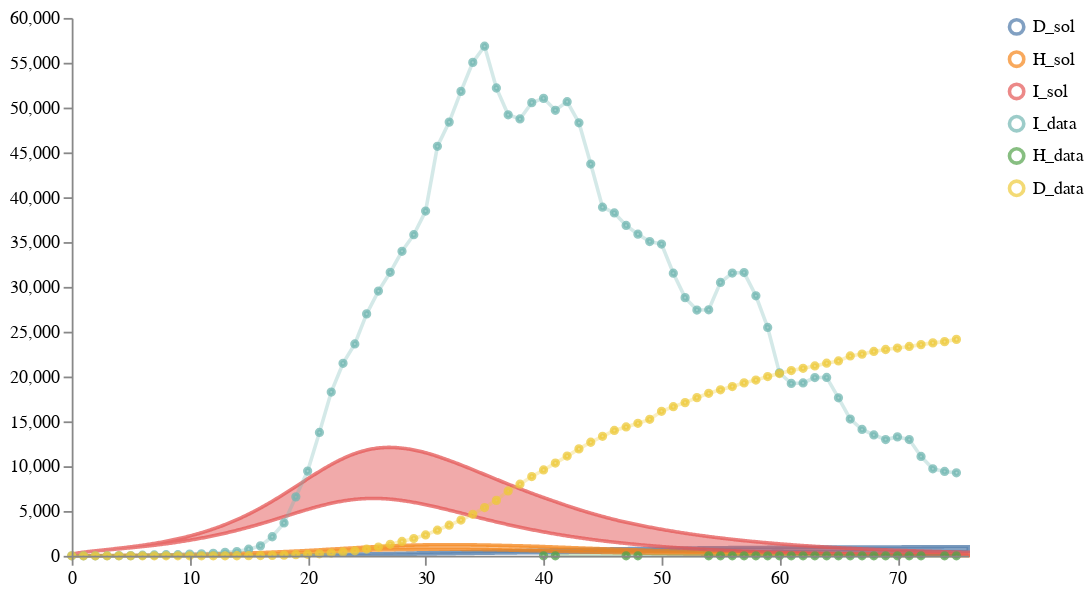

Notebook cell for this chart:
### Markdown cell above
## (A) Calibrate and sample an ensemble of one model

### Code cell
num_samples = 100
models = [model3]
data_location = DATA_PATH + "NYS_T1_forecast3.csv"
weights = [1]
solution_mappings = [{"I": "infected", "H": "hospitalized", "D": "dead"}]

# Run the calibration and sampling
result3A = load_and_calibrate_and_sample_ensemble_model(
    models,
    data_location,
    weights,
    solution_mappings,
    num_samples,
    timepoints3,
    verbose=True,
    total_population=19340000,
    num_iterations=N_ITERATIONS,
    time_unit="days",
    visual_options={"title": "Calibrated Ensemble", "keep":".*_sol"}
)

# # Save results
# result3A["data"].to_csv("../../notebook/ensemble_eval_sa/ensemble_results/partI_ensemble_of_one_results.csv", index=False)
# result3A["quantiles"].to_csv("../../notebook/ensemble_eval_sa/ensemble_results/partI_ensemble_of_one_quantiles.csv", index=False)

# Plot results
schema = plots.trajectories(pd.DataFrame(result3A["data"]), keep=".*_sol",
                            points=all_data3.reset_index(drop=True).rename(columns={"I":"I_data", "H":"H_data", "D":"D_data"}),
                           )
schema = plots.pad(schema, 5)
plots.ipy_display(schema)

### Figure 1 — Vega specification as saved in the notebook (floating-point values rounded to 4 significant figures; data arrays with more than 128 entries replaced by an {"elided": "..."} marker saying what was removed)
{"$schema": "https://vega.github.io/schema/vega/v5.json", "axes": [{"name": "x_axis", "orient": "bottom", "scale": "xscale", "zindex": 100}, {"name": "y_axis", "orient": "left", "scale": "yscale", "zindex": 100}], "data": [{"name": "distributions", "values": {"elided": "2283 records"}}, {"name": "traces", "transform": [{"expr": "isValid(datum.value)", "type": "filter"}], "values": []}, {"name": "points", "values": {"elided": "177 records"}}, {"name": "markers", "values": []}, {"name": "selected", "on": [{"remove": true, "trigger": "clear"}, {"remove": true, "trigger": "!shift"}, {"insert": "clicked", "trigger": "!shift && clicked"}, {"toggle": "clicked", "trigger": "shift && clicked"}]}], "height": 300, "legends": [{"encode": {"labels": {"interactive": true, "name": "legendLabel", "update": {"opacity": [{"test": "!length(data('selected')) || indata('selected', 'value', datum.value)", "value": 1}, {"value": 0.25}]}}, "symbols": {"interactive": true, "name": "legendSymbol", "update": {"fill": {"value": "transparent"}, "opacity": [{"test": "!length(data('selected')) || indata('selected', 'value', datum.value)", "value": 0.7}, {"value": 0.15}], "size": {"value": 64}, "strokeWidth": {"value": 2}}}}, "name": "color_legend", "stroke": "color"}], "marks": [{"from": {"facet": {"data": "points", "groupby": "trajectory", "name": "points_split"}}, "marks": [{"encode": {"hover": {"fillOpacity": {"value": 0.9}}, "update": {"fill": {"field": "trajectory", "scale": "color"}, "fillOpacity": [{"test": "!length(data('selected')) || indata('selected', 'value', datum.trajectory)", "value": 0.5}, {"value": 0.15}], "size": {"value": 10}, "stroke": {"field": "trajectory", "scale": "color"}, "strokeOpacity": [{"test": "!length(data('selected')) || indata('selected', 'value', datum.trajectory)", "value": 0.75}, {"value": 0.15}], "strokeWidth": {"value": 2}, "tooltip": {"field": "value"}, "x": {"field": "timepoint", "scale": "xscale"}, "y": {"field": "value", "scale": "yscale"}}}, "from": {"data": "points_split"}, "name": "_points_symbol", "type": "symbol", "zindex": 3}, {"encode": {"hover": {"fillOpacity": {"value": 0.9}}, "update": {"interpolate": {"value": "linear"}, "stroke": {"field": "trajectory", "scale": "color"}, "strokeOpacity": [{"test": "!length(data('selected')) || indata('selected', 'value', datum.trajectory)", "value": 0.3}, {"value": 0.1}], "strokeWidth": {"value": 2}, "x": {"field": "timepoint", "scale": "xscale"}, "y": {"field": "value", "scale": "yscale"}}}, "from": {"data": "points_split"}, "name": "_points_line", "type": "line", "zindex": 3}], "name": "_points", "type": "group", "zindex": 3}, {"from": {"facet": {"data": "traces", "groupby": "trajectory", "name": "traces_split"}}, "marks": [{"encode": {"hover": {"fillOpacity": {"value": 0.9}}, "update": {"interpolate": {"value": "linear"}, "stroke": {"field": "trajectory", "scale": "color"}, "strokeOpacity": [{"test": "!length(data('selected')) || indata('selected', 'value', datum.trajectory)", "value": 0.75}, {"value": 0.15}], "strokeWidth": {"value": 2}, "x": {"field": "timepoint", "scale": "xscale"}, "y": {"field": "value", "scale": "yscale"}}}, "from": {"data": "traces_split"}, "name": "_traces_lines", "type": "line"}], "name": "_traces", "type": "group", "zindex": 2}, {"from": {"facet": {"data": "distributions", "groupby": "trajectory", "name": "trajectory_split"}}, "marks": [{"encode": {"hover": {"fillOpacity": {"value": 0.9}}, "update": {"fill": {"field": "trajectory", "scale": "color"}, "fillOpacity": [{"test": "!length(data('selected')) || indata('selected', 'value', datum.trajectory)", "value": 0.5}, {"value": 0.15}], "interpolate": {"value": "linear"}, "stroke": {"field": "trajectory", "scale": "color"}, "strokeOpacity": [{"test": "!length(data('selected')) || indata('selected', 'value', datum.trajectory)", "value": 0.75}, {"value": 0.15}], "strokeWidth": {"value": 2}, "x": {"field": "timepoint", "scale": "xscale"}, "y": {"field": "upper", "scale": "yscale"}, "y2": {"field": "lower", "scale": "yscale"}}}, "from": {"data": "trajectory_split"}, "type": "area"}], "name": "_distributions", "type": "group", "zindex": 1}, {"marks": [{"encode": {"enter": {"stroke": {"value": "lightgray"}}, "update": {"opacity": {"value": 1}, "x": {"field": "timepoint", "scale": "xscale"}, "y": {"signal": "height"}, "y2": {"value": 0}}}, "from": {"data": "markers"}, "name": "_marker text", "type": "rule"}, {"encode": {"enter": {"fontSize": {"value": 8}, "text": {"field": "datum.label"}, "y": {"value": 0}}}, "from": {"data": "_marker text"}, "name": "_marker flags", "transform": [{"as": ["x", "_y", "opacity", "align", "baseline"], "lineAnchor": "start", "offset": [1], "size": {"signal": "[width, height]"}, "type": "label"}], "type": "text"}], "name": "_markers", "type": "group"}], "padding": 5, "scales": [{"domain": {"fields": [{"data": "distributions", "field": "timepoint"}, {"data": "traces", "field": "timepoint"}, {"data": "points", "field": "timepoint"}, {"data": "markers", "field": "timepoint"}]}, "name": "xscale", "range": "width", "type": "linear", "zero": false}, {"domain": {"fields": [{"data": "distributions", "field": "lower"}, {"data": "distributions", "field": "upper"}, {"data": "traces", "field": "value"}, {"data": "points", "field": "value"}]}, "name": "yscale", "nice": true, "range": "height", "type": "linear", "zero": true}, {"domain": {"fields": [{"data": "distributions", "field": "trajectory"}, {"data": "traces", "field": "trajectory"}, {"data": "points", "field": "trajectory"}]}, "name": "color", "range": "category", "type": "ordinal"}], "signals": [{"name": "clear", "on": [{"events": "mouseup[!event.item]", "force": true, "update": "true"}], "value": true}, {"name": "shift", "on": [{"events": "@legendSymbol:click, @legendLabel:click", "force": true, "update": "event.shiftKey"}], "value": false}, {"name": "clicked", "on": [{"events": "@legendSymbol:click, @legendLabel:click", "force": true, "update": "{value: datum.value}"}], "value": null}], "width": 500}
